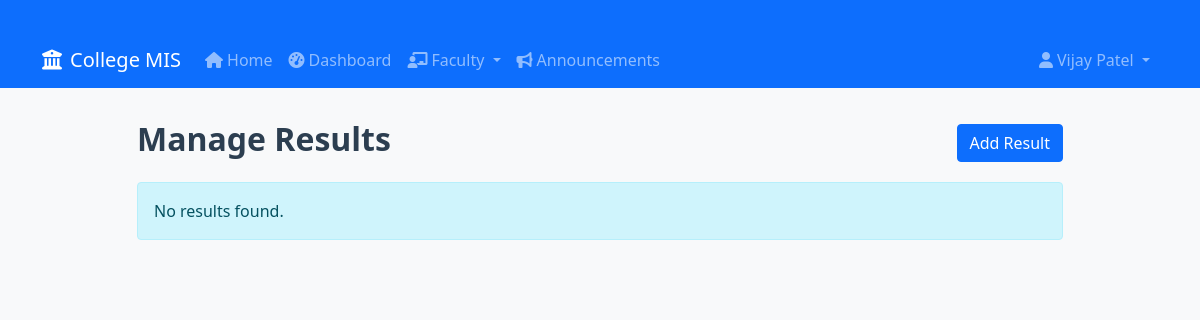
/faculty/results/ (signed in), run on an earlier commit of the app's database.
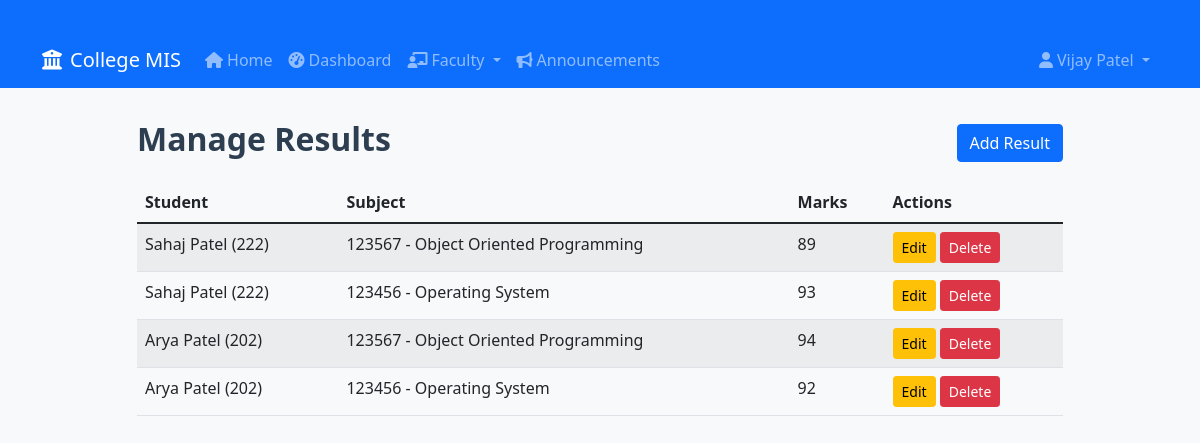
And on a later commit of the database.
### core/models.py (models this page shows, shortened)
class User(AbstractUser):
    is_student = models.BooleanField(default=False)
    is_faculty = models.BooleanField(default=False)

class Result(models.Model):
    student = models.ForeignKey(Student, on_delete=models.CASCADE)
    subject = models.ForeignKey(Subject, on_delete=models.CASCADE)
    marks = models.IntegerField()
    grade = models.CharField(max_length=2, blank=True)

class Student(models.Model):
    DEPARTMENT_CHOICES = [
        ('computer_science', 'Computer Science'),
        ('information_technology', 'Information Technology'),
        ('electronics', 'Electronics & Communication'),
        ('mechanical', 'Mechanical Engineering'),
        ('civil', 'Civil Engineering'),
        ('electrical', 'Electrical Engineering'),
        ('business', 'Business Administration'),
        ('arts', 'Arts & Humanities'),
        ('science', 'Science'),
        ('commerce', 'Commerce'),
        ('other', 'Other'),
    ]
    user = models.OneToOneField('core.User', on_delete=models.CASCADE)
    roll_number = models.CharField(max_length=20, unique=True)
    phone_number = models.CharField(max_length=20, blank=True)
    department = models.CharField(max_length=50, choices=DEPARTMENT_CHOICES, default='computer_science')
    subjects = models.ManyToManyField(Subject, blank=True)

class Subject(models.Model):
    name = models.CharField(max_length=100)
    code = models.CharField(max_length=20, unique=True, null=True, blank=True)
    faculty = models.ForeignKey(Faculty, on_delete=models.SET_NULL, null=True, blank=True)

### faculty/views.py (the view)
# urls.py: path('results/', manage_results, name='manage_results'),
@login_required
def manage_results(request):
    if not hasattr(request.user, 'faculty'):
        return redirect('login')
    results = Result.objects.all()
    return render(request, 'faculty/manage_results.html', {'results': results})

### templates/faculty/manage_results.html
{% extends 'base.html' %}
{% block content %}
<div class="row justify-content-center">
  <div class="col-md-10">
    <div class="d-flex justify-content-between align-items-center mb-3">
      <h2>Manage Results</h2>
      <a href="{% url 'add_result' %}" class="btn btn-primary">Add Result</a>
    </div>
    {% if results %}
      <table class="table table-striped table-hover">
        <thead>
          <tr>
            <th>Student</th>
            <th>Subject</th>
            <th>Marks</th>
            <th>Actions</th>
          </tr>
        </thead>
        <tbody>
          {% for result in results %}
          <tr>
            <td>{{ result.student.user.first_name }} ({{ result.student.roll_number }})</td>
            <td>{{ result.subject.code }} - {{ result.subject.name }}</td>
            <td>{{ result.marks }}</td>
            <td>
              <a href="{% url 'edit_result' result.id %}" class="btn btn-sm btn-warning">Edit</a>
              <a href="{% url 'delete_result' result.id %}" class="btn btn-sm btn-danger">Delete</a>
            </td>
          </tr>
          {% endfor %}
        </tbody>
      </table>
    {% else %}
      <div class="alert alert-info">No results found.</div>
    {% endif %}
  </div>
</div>
{% endblock %}

### templates/base.html (shortened to what this page needs)
{% load static %}
<!DOCTYPE html>
<html lang="en">
<head>
    <link href="https://cdn.jsdelivr.net/npm/bootstrap@5.1.3/dist/css/bootstrap.min.css" rel="stylesheet">
    <link rel="stylesheet" href="https://cdnjs.cloudflare.com/ajax/libs/font-awesome/6.0.0/css/all.min.css">
    <link rel="stylesheet" href="{% static 'css/styles.css' %}">
</head>
<body>
    <nav class="navbar navbar-expand-lg navbar-dark bg-primary">
        <div class="container">
            <a class="navbar-brand" href="{% url 'home' %}">
                <i class="fas fa-university me-2"></i>College MIS
            </a>
            <div class="collapse navbar-collapse" id="navbarNav">
                <ul class="navbar-nav me-auto">
                    <li class="nav-item">
                        <a class="nav-link" href="{% url 'home' %}">
                            <i class="fas fa-home me-1"></i>Home
                        </a>
                    </li>
                    {% if user.is_authenticated %}
                        <li class="nav-item">
                            <a class="nav-link" href="{% url 'dashboard' %}">
                                <i class="fas fa-tachometer-alt me-1"></i>Dashboard
                            </a>
                        </li>
                        {% if user.faculty %}
                            <li class="nav-item dropdown">
                                <a class="nav-link dropdown-toggle" href="#" id="navbarDropdown" role="button" data-bs-toggle="dropdown">
                                    <i class="fas fa-chalkboard-teacher me-1"></i>Faculty
                                </a>
                            </li>
                        {% endif %}
                        <li class="nav-item">
                            <a class="nav-link" href="{% url 'announcement_list' %}">
                                <i class="fas fa-bullhorn me-1"></i>Announcements
                            </a>
                        </li>
                    {% endif %}
                </ul>
                <ul class="navbar-nav">
                    {% if user.is_authenticated %}
                        <li class="nav-item dropdown">
                            <a class="nav-link dropdown-toggle" href="#" id="userDropdown" role="button" data-bs-toggle="dropdown">
                                <i class="fas fa-user me-1"></i>{{ user.first_name }} {{ user.last_name }}
                            </a>
                        </li>
                    {% endif %}
                </ul>
            </div>
        </div>
    </nav>
    <main class="container mt-4">
        {% block content %}{% endblock %}
    </main>
</body>
</html>

### static/css/styles.css (style rules this page uses)
body { background-color: #f8f9fa; }
.navbar { margin-bottom: 2rem; }
.container { margin-top: 2rem; }
h2 { font-weight: 600; color: #2c3e50; }

What changed in the data, as far as the page shows it:
added Result: student.user.first_name "Sahaj Patel", student.roll_number "222", subject.code "123567", subject.name "Object Oriented Programming", marks "89"
added Result: student.user.first_name "Sahaj Patel", student.roll_number "222", subject.code "123456", subject.name "Operating System", marks "93"
added Result: student.user.first_name "Arya Patel", student.roll_number "202", subject.code "123567", subject.name "Object Oriented Programming", marks "94"
added Result: student.user.first_name "Arya Patel", student.roll_number "202", subject.code "123456", subject.name "Operating System", marks "92"
Also different on the page:
text no longer shown: "No results found."
text now shown: "Student Subject Marks Actions"
